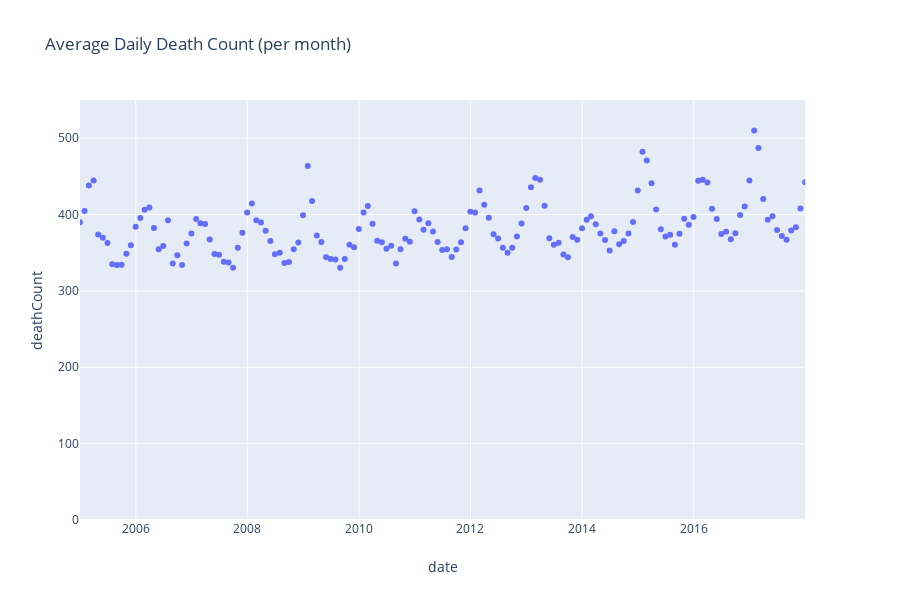

Notebook code cell kept with this figure:
### Markdown cell above
##

### Code cell
# create a new data frame with the daily average death count calculated for each month; this shows us how the daily average changes month by month 
d= data.copy().resample('M').mean()['deathCount'].to_frame(name='deathCount')
d["date"]= d.index
fig = px.scatter(d, x="date", y="deathCount", render_mode='svg',labels={'grade_smooth':'gradient'}
                 , title="Average Daily Death Count (per month)")
fig.update_layout(xaxis_range=[datetime.datetime(2005, 1, 1),
                               datetime.datetime(2017, 12, 31)],yaxis_range=[0,550])
fig.show()

### Figure 1 — Plotly figure (JSON) as saved in the notebook; plotly's stock layout.template omitted (floating-point values rounded to 4 significant figures; data arrays with more than 128 entries replaced by an {"elided": "..."} marker saying what was removed)
{"data": [{"hoverlabel": {"namelength": 0}, "hovertemplate": "date=%{x}<br>deathCount=%{y}", "legendgroup": "", "marker": {"color": "#636efa", "symbol": "circle"}, "mode": "markers", "name": "", "showlegend": false, "type": "scatter", "x": {"elided": "276 str values"}, "xaxis": "x", "y": {"elided": "276 float values"}, "yaxis": "y"}], "layout": {"height": 600, "legend": {"tracegroupgap": 0}, "title": {"text": "Average Daily Death Count (per month)"}, "xaxis": {"anchor": "y", "domain": [0, 0.98], "range": ["2005-01-01T00:00:00", "2017-12-31T00:00:00"], "title": {"text": "date"}}, "yaxis": {"anchor": "x", "domain": [0, 1], "range": [0, 550], "title": {"text": "deathCount"}}}}
